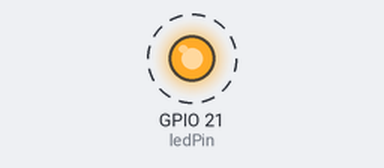
Bench run of a sketch on a simulated Seeed XIAO ESP32-S3. On the bench: output pins drawn as LEDs (lit = HIGH). Dashed ring = blinking.

Above: at 0.5 s.
Timing chart, 0 to 4.6 s (numbered marks = the images above):
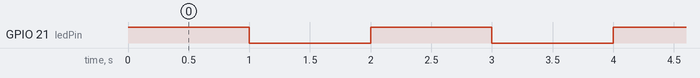

Measured:
- by itself, GPIO 21 (ledPin): alternates HIGH for 1.0 s and LOW for 1.0 s

The sketch:

led21blinking.ino
```cpp
// The pin for the built-in orange user LED
const int ledPin = 21;

void setup() {
  // Initialize the digital pin as an output.
  pinMode(ledPin, OUTPUT);
}

void loop() {
  digitalWrite(ledPin, HIGH);   // Turn the LED on
  delay(1000);                  // Wait for a second
  digitalWrite(ledPin, LOW);    // Turn the LED off
  delay(1000);                  // Wait for a second
}
```
